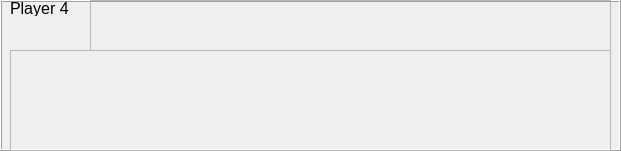
  <widget class="QFrame" name="p4stuff">
   <property name="geometry">
    <rect>
     <x>720</x>
     <y>500</y>
     <width>621</width>
     <height>151</height>
    </rect>
   </property>
   <property name="frameShape">
    <enum>QFrame::Box</enum>
   </property>
   <property name="frameShadow">
    <enum>QFrame::Raised</enum>
   </property>
   <widget class="QLabel" name="labelbottomplayer">
    <property name="geometry">
     <rect>
      <x>10</x>
      <y>0</y>
      <width>201</width>
      <height>16</height>
     </rect>
    </property>
    <property name="font">
     <font>
      <pointsize>12</pointsize>
     </font>
    </property>
    <property name="text">
     <string>Player 4</string>
    </property>
   </widget>
   <widget class="QLabel" name="iconbottomplayer">
    <property name="geometry">
     <rect>
      <x>10</x>
      <y>20</y>
      <width>41</width>
      <height>31</height>
     </rect>
    </property>
    <property name="text">
     <string/>
    </property>
    <property name="scaledContents">
     <bool>true</bool>
    </property>
   </widget>
   <widget class="QFrame" name="p3properties_2">
    <property name="geometry">
     <rect>
      <x>10</x>
      <y>50</y>
      <width>601</width>
      <height>101</height>
     </rect>
    </property>
    <property name="frameShape">
     <enum>QFrame::StyledPanel</enum>
    </property>
    <property name="frameShadow">
     <enum>QFrame::Raised</enum>
    </property>
    <widget class="QLabel" name="p4p1">
     <property name="geometry">
      <rect>
       <x>0</x>
       <y>0</y>
       <width>91</width>
       <height>41</height>
      </rect>
     </property>
     <property name="text">
      <string/>
     </property>
     <property name="scaledContents">
      <bool>true</bool>
     </property>
    </widget>
    <widget class="QLabel" name="p4p2">
     <property name="geometry">
      <rect>
       <x>0</x>
       <y>50</y>
       <width>91</width>
       <height>41</height>
      </rect>
     </property>
     <property name="text">
      <string/>
     </property>
     <property name="scaledContents">
      <bool>true</bool>
     </property>
    </widget>
    <widget class="QLabel" name="p4p3">
     <property name="geometry">
      <rect>
       <x>100</x>
       <y>0</y>
       <width>91</width>
       <height>41</height>
      </rect>
     </property>
     <property name="text">
      <string/>
     </property>
     <property name="scaledContents">
      <bool>true</bool>
     </property>
    </widget>
    <widget class="QLabel" name="p4p4">
     <property name="geometry">
      <rect>
       <x>100</x>
       <y>50</y>
       <width>91</width>
       <height>41</height>
      </rect>
     </property>
     <property name="text">
      <string/>
     </property>
     <property name="scaledContents">
      <bool>true</bool>
     </property>
    </widget>
    <widget class="QLabel" name="p4p5">
     <property name="geometry">
      <rect>
       <x>200</x>
       <y>0</y>
       <width>91</width>
       <height>41</height>
      </rect>
     </property>
     <property name="text">
      <string/>
     </property>
     <property name="scaledContents">
      <bool>true</bool>
     </property>
    </widget>
    <widget class="QLabel" name="p4p6">
     <property name="geometry">
      <rect>
       <x>200</x>
       <y>50</y>
       <width>91</width>
       <height>41</height>
      </rect>
     </property>
     <property name="text">
      <string/>
     </property>
     <property name="scaledContents">
      <bool>true</bool>
     </property>
    </widget>
    <widget class="QLabel" name="p4p7">
     <property name="geometry">
      <rect>
       <x>300</x>
       <y>0</y>
       <width>91</width>
       <height>41</height>
      </rect>
     </property>
     <property name="text">
      <string/>
     </property>
     <property name="scaledContents">
      <bool>true</bool>
     </property>
    </widget>
    <widget class="QLabel" name="p4p8">
     <property name="geometry">
      <rect>
       <x>300</x>
       <y>50</y>
       <width>91</width>
       <height>41</height>
      </rect>
     </property>
     <property name="text">
      <string/>
     </property>
     <property name="scaledContents">
      <bool>true</bool>
     </property>
    </widget>
    <widget class="QLabel" name="p4p9">
     <property name="geometry">
      <rect>
       <x>400</x>
       <y>0</y>
       <width>91</width>
       <height>41</height>
      </rect>
     </property>
     <property name="text">
      <string/>
     </property>
     <property name="scaledContents">
      <bool>true</bool>
     </property>
    </widget>
    <widget class="QLabel" name="p4p10">
     <property name="geometry">
      <rect>
       <x>400</x>
       <y>50</y>
       <width>91</width>
       <height>41</height>
      </rect>
     </property>
     <property name="text">
      <string/>
     </property>
     <property name="scaledContents">
      <bool>true</bool>
     </property>
    </widget>
    <widget class="QLabel" name="p4p11">
     <property name="geometry">
      <rect>
       <x>500</x>
       <y>0</y>
       <width>91</width>
       <height>41</height>
      </rect>
     </property>
     <property name="text">
      <string/>
     </property>
     <property name="scaledContents">
      <bool>true</bool>
     </property>
    </widget>
    <widget class="QLabel" name="p4p12">
     <property name="geometry">
      <rect>
       <x>500</x>
       <y>50</y>
       <width>91</width>
       <height>41</height>
      </rect>
     </property>
     <property name="text">
      <string/>
     </property>
     <property name="scaledContents">
      <bool>true</bool>
     </property>
    </widget>
   </widget>
   <widget class="QFrame" name="p4money">
    <property name="geometry">
     <rect>
      <x>90</x>
      <y>0</y>
      <width>521</width>
      <height>51</height>
     </rect>
    </property>
    <property name="frameShape">
     <enum>QFrame::StyledPanel</enum>
    </property>
    <property name="frameShadow">
     <enum>QFrame::Raised</enum>
    </property>
    <widget class="QLabel" name="monollarsign4">
     <property name="geometry">
      <rect>
       <x>0</x>
       <y>0</y>
       <width>31</width>
       <height>31</height>
      </rect>
     </property>
     <property name="text">
      <string/>
     </property>
     <property name="scaledContents">
      <bool>true</bool>
     </property>
    </widget>
    <widget class="QLabel" name="amountp4">
     <property name="geometry">
      <rect>
       <x>10</x>
       <y>20</y>
       <width>111</width>
       <height>31</height>
      </rect>
     </property>
     <property name="font">
      <font>
       <family>Kabel</family>
       <pointsize>9</pointsize>
       <weight>50</weight>
       <bold>false</bold>
      </font>
     </property>
     <property name="text">
      <string/>
     </property>
    </widget>
   </widget>
  </widget>
